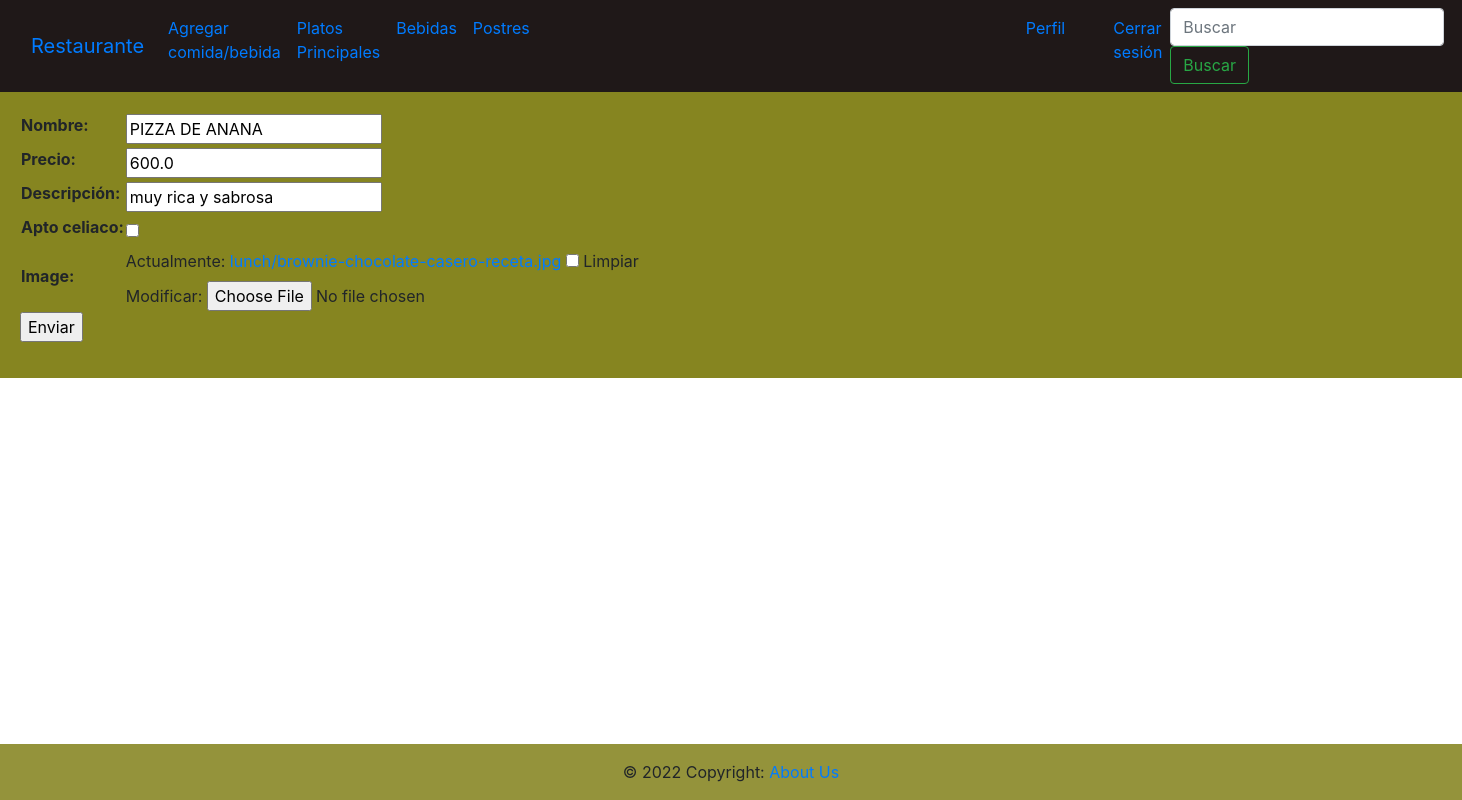
The app's page /lunch/update_food/14/ (signed in) with its own data.
### lunch/models.py (models this page shows, shortened)
class principal(models.Model):
    name = models.CharField(max_length=40)
    price = models.FloatField()
    description = models.CharField(max_length=300, blank=True, null=True)
    celiac = models.BooleanField()
    image = models.ImageField(upload_to='lunch/', blank=True, null=True)

### lunch/views.py (the view)
# urls.py: path("update_food/<int:pk>/", update_food, name= "update_food"),
@login_required
def update_food(request, pk):
    if request.user.is_superuser:
        if request.method == "POST":
            form = Formulario_principal(request.POST, request.FILES)
            if form.is_valid():
                food = principal.objects.get(id=pk)
                food.name = form.cleaned_data['name']
                food.price = form.cleaned_data['price']
                food.description = form.cleaned_data['description']
                food.celiac = form.cleaned_data['celiac']
                food.image = form.cleaned_data ['image']
                food.save()
                return redirect(foods_list)
        elif request.method == "GET":
            food = principal.objects.get(id=pk)
            form = Formulario_principal(initial={
                                            "name":food.name,
                                            "price":food.price,
                                            "description":food.description,
                                            "celiac":food.celiac,
                                            "image": food.image})
            context = {"form":form}
            return render(request, "foods/update_food.html", context=context)
    return redirect("login")

### lunch/forms.py
class Formulario_principal(forms.Form):
    name = forms.CharField(max_length=40, label= "Nombre")
    price = forms.FloatField(label="Precio")
    description = forms.CharField(max_length=200, label= "Descripción")
    celiac = forms.BooleanField(required=False, label="Apto celiaco")
    image = forms.ImageField(required=False)

### templates/foods/update_food.html (shortened to what this page needs)
{% extends 'base.html' %}
{% block contenido_que_cambia %}
<div class="card-body" style="background-color:rgb(134, 133, 32)">
<form action="" method="POST" enctype="multipart/form-data">
<table>
{{form.as_table}}
</table>
<p><input type="submit"value="Enviar"></p>
</form>
</div>
{% endblock %}

### templates/base.html (style rules this page uses)
body { background-image: url('https://images.pexels.com/photos/326279/pexels-photo-326279.jpeg?auto=compress&cs=tinysrgb&w=1260&h=750&dpr=1'); background-repeat: no-repeat; background-attachment: fixed; background-size: 100% 100%; }

### records on screen
principal: name "PIZZA DE ANANA", price "600.0", description "muy rica y sabrosa"
